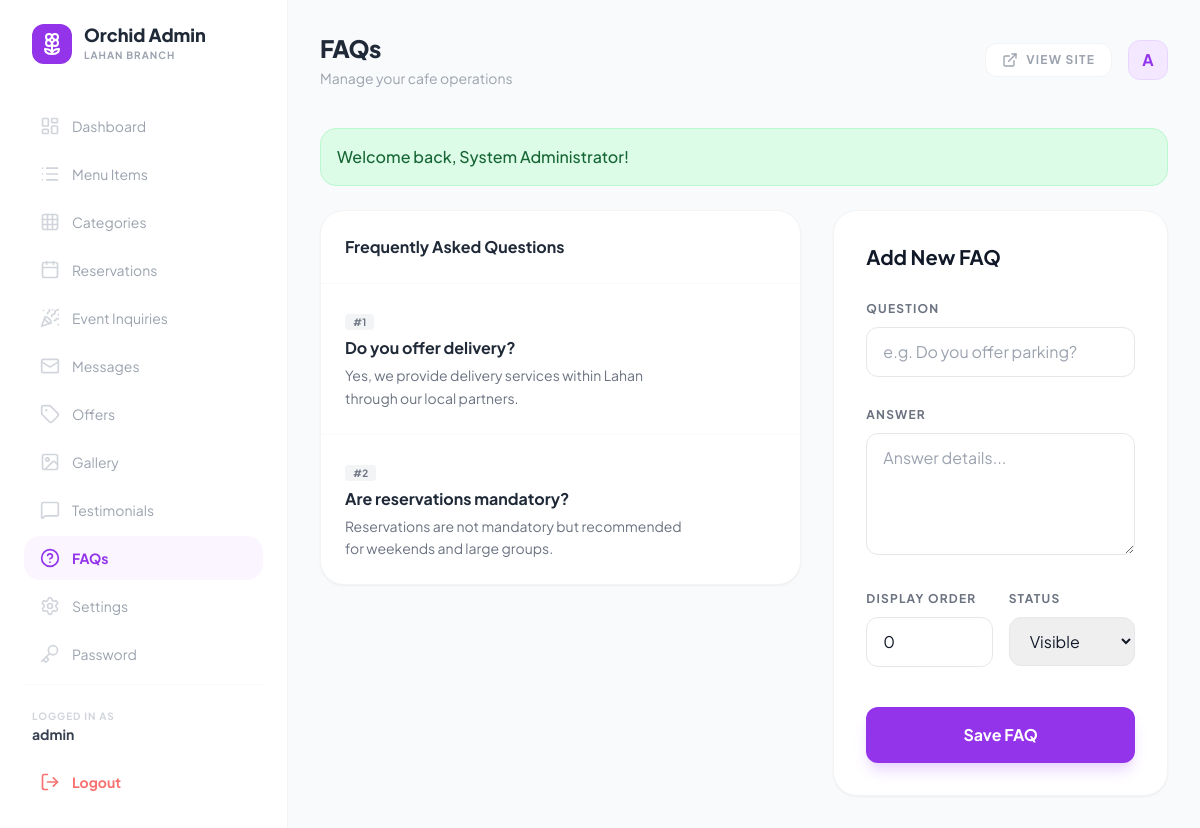
The page /admin/faqs.php (signed in) on the database its author committed.
### tables this page shows
CREATE TABLE `faqs` (
  `id` int(11) NOT NULL AUTO_INCREMENT,
  `question` text NOT NULL,
  `answer` text NOT NULL,
  `sort_order` int(11) DEFAULT 0,
  `status` enum('active','inactive') DEFAULT 'active',
  PRIMARY KEY (`id`)
);

### admin/faqs.php (the view, shortened to what this page needs)
<?php
require_once 'partials/header.php';
$faqs = $pdo->query("SELECT * FROM faqs ORDER BY sort_order ASC")->fetchAll();
$edit_faq = null;
?>
<div class="grid grid-cols-1 lg:grid-cols-12 gap-8">
    <div class="lg:col-span-7 space-y-6">
        <div class="bg-white rounded-3xl border border-gray-100 shadow-sm overflow-hidden">
            <div class="p-6 border-b border-gray-50">
                <h3 class="font-bold text-gray-800">Frequently Asked Questions</h3>
            </div>
            <div class="divide-y divide-gray-50">
                <?php foreach ($faqs as $faq): ?>
                <div class="p-6 hover:bg-gray-50 transition group">
                    <div class="flex justify-between items-start gap-4">
                        <div class="space-y-1">
                            <span class="text-[10px] bg-gray-100 text-gray-500 px-2 py-0.5 rounded font-bold">#<?php echo $faq['sort_order']; ?></span>
                            <h5 class="font-bold text-gray-800"><?php echo h($faq['question']); ?></h5>
                            <p class="text-sm text-gray-500 leading-relaxed"><?php echo h($faq['answer']); ?></p>
                        </div>
                    </div>
                </div>
                <?php endforeach; ?>
            </div>
        </div>
    </div>
    <div class="lg:col-span-5">
        <div class="bg-white rounded-3xl border border-gray-100 shadow-sm p-8 sticky top-8">
            <h3 class="text-xl font-bold mb-6"><?php echo $edit_faq ? 'Edit' : 'Add New'; ?> FAQ</h3>
            <form action="actions/faq-save.php" method="POST" class="space-y-6">
                <div class="space-y-2">
                    <label class="text-xs font-bold text-gray-500 uppercase tracking-widest">Question</label>
                    <input type="text" name="question" required value="<?php echo $edit_faq ? h($edit_faq['question']) : ''; ?>" class="w-full px-4 py-3 rounded-xl border border-gray-200 focus:border-purple-600 outline-none transition" placeholder="e.g. Do you offer parking?">
                </div>
                <div class="space-y-2">
                    <label class="text-xs font-bold text-gray-500 uppercase tracking-widest">Answer</label>
                    <textarea name="answer" required rows="4" class="w-full px-4 py-3 rounded-xl border border-gray-200 focus:border-purple-600 outline-none transition" placeholder="Answer details..."><?php echo $edit_faq ? h($edit_faq['answer']) : ''; ?></textarea>
                </div>
                <div class="grid grid-cols-2 gap-4">
                    <div class="space-y-2">
                        <label class="text-xs font-bold text-gray-500 uppercase tracking-widest">Display Order</label>
                        <input type="number" name="sort_order" value="<?php echo $edit_faq ? $edit_faq['sort_order'] : '0'; ?>" class="w-full px-4 py-3 rounded-xl border border-gray-200 focus:border-purple-600 outline-none transition">
                    </div>
                    <div class="space-y-2">
                        <label class="text-xs font-bold text-gray-500 uppercase tracking-widest">Status</label>
                        <select name="status" class="w-full px-4 py-3 rounded-xl border border-gray-200 focus:border-purple-600 outline-none transition">
                            <option value="active" <?php echo ($edit_faq && $edit_faq['status'] == 'active') ? 'selected' : ''; ?>>Visible</option>
                        </select>
                    </div>
                </div>
                <div class="flex gap-3 pt-4">
                    <button type="submit" class="flex-1 bg-purple-600 text-white py-4 rounded-xl font-bold hover:bg-purple-700 transition shadow-lg shadow-purple-200">
                        <?php echo $edit_faq ? 'Update FAQ' : 'Save FAQ'; ?>
                    </button>
                </div>
            </form>
        </div>
    </div>
</div>
<?php require_once 'partials/footer.php'; ?>

### admin/partials/header.php (style rules this page uses)
body { font-family: 'Plus Jakarta Sans', sans-serif; }

### rows shown on the page
faqs: sort_order "1", question "Do you offer delivery?", answer "Yes, we provide delivery services within Lahan through our local partners."
faqs: sort_order "2", question "Are reservations mandatory?", answer "Reservations are not mandatory but recommended for weekends and large groups."

### other values the page prints
$item['label'] "Dashboard"
$item['label'] "Menu Items"
$item['label'] "Categories"
$item['label'] "Reservations"
$item['label'] "Event Inquiries"
$item['label'] "Messages"
$item['label'] "Offers"
$item['label'] "Gallery"
$item['label'] "Testimonials"
$item['label'] "FAQs"
$item['label'] "Settings"
$item['label'] "Password"
$_SESSION['admin_user']['username'] "admin"
$page_title "FAQs"
substr($_SESSION['admin_user']['username'], 0, 1) "A"
